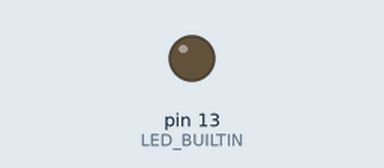
Recording of a sketch running on a simulated Arduino Uno, built with avr-gcc and run on an emulated ATmega328P. Parts: output pins drawn as LEDs (lit = HIGH).

Above: at 0.5 s.
Timing chart, 0 to 4.6 s (numbered marks = the images above):
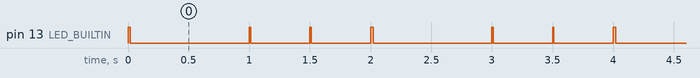

Measured:
- by itself, pin 13 (LED_BUILTIN): repeats every 2.0 s: LOW 0.98 s, 2 × (HIGH 0.01 s, LOW 0.49 s), HIGH 0.02 s
- by itself, everything shown: repeats every 2.0 s, in 6 steps

The sketch:

blinkfast.ino
```cpp
void setup()
{
    pinMode(LED_BUILTIN, OUTPUT);
}

void loop()
{
    digitalWrite(LED_BUILTIN, HIGH);
    delay(20);
    digitalWrite(LED_BUILTIN, LOW);
    delay(980);

    digitalWrite(LED_BUILTIN, HIGH);
    delay(10);
    digitalWrite(LED_BUILTIN, LOW);
    delay(490);

    digitalWrite(LED_BUILTIN, HIGH);
    delay(10);
    digitalWrite(LED_BUILTIN, LOW);
    delay(490);
}
```
